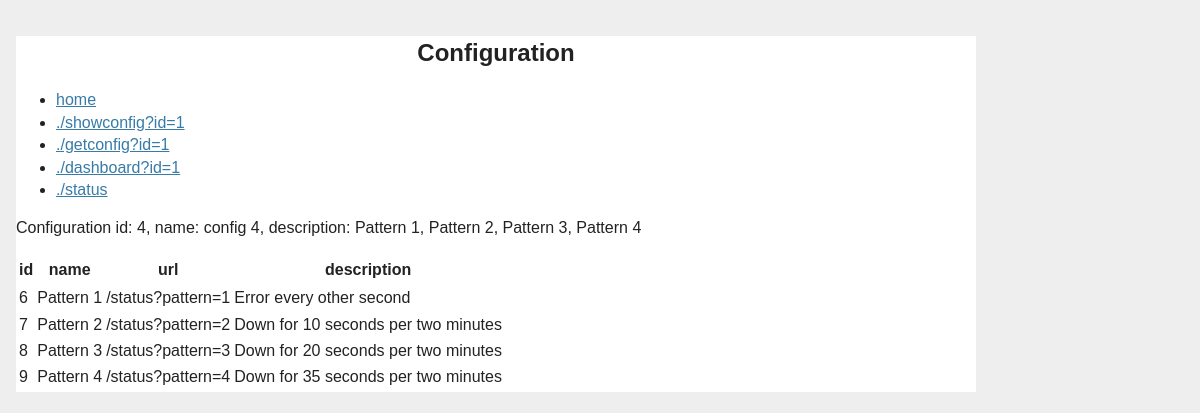
/showconfig?id=4, run on the app's committed database.
### tables this page shows
CREATE TABLE "configs" (
	`id`	INTEGER NOT NULL PRIMARY KEY AUTOINCREMENT UNIQUE,
	`name`	TEXT NOT NULL UNIQUE,
	`description`	TEXT
);

CREATE TABLE "lights" (
	`id`	INTEGER NOT NULL PRIMARY KEY AUTOINCREMENT UNIQUE,
	`name`	TEXT NOT NULL UNIQUE,
	`url`	TEXT NOT NULL,
	`freq`	INTEGER NOT NULL,
	`description`	TEXT
);

### __init__.py (the view)
@app.route('/showconfig')
def show_config():
    config_id = request.args.get('id')
    try:
        config = get_config(config_id)
        lights = get_lights(config_id)
        table = '<table><tr><th>id</th><th>name</th><th>url</th><th>description</th><tr>'
        for light in lights:
            table += '<tr><td>%s</td><td>%s</td><td>%s</td><td>%s</td></tr>' \
                     % (light['light_id'], light['light_name'], light['light_url'], light['light_desc'])
        table += '</table>\n'
        return render_template('config.html',
            config_id=config_id, config_name=config['name'], config_desc=config['description'], lights=table)
    except:
        return "error getting config"

### __init__.py (called while the page is built)
def get_db():
    db = getattr(g, '_database', None)
    if db is None:
        db = g._database = sqlite3.connect(DB)
    db.row_factory = sqlite3.Row
    return db

def query_db(query, args=(), one=False):
    cur = get_db().execute(query, args)
    rv = cur.fetchall()
    cur.close()
    return (rv[0] if rv else None) if one else rv	# ?

@app.teardown_appcontext
def close_connection(e):
    db = getattr(g, '_database', None)
    if db is not None:
        db.close()

def get_lights(config_id):
    query = (
        'SELECT c.id AS config_id, c.name AS config_name,'
        ' l.id AS light_id, l.name AS light_name, l.url AS light_url, l.freq AS light_freq,'
        ' l.description AS light_desc'
        ' FROM configs c, configs_lights cl, lights l'
        ' WHERE c.id = cl.id_config AND l.id = cl.id_light'
		' AND c.id = ?'
    )
    lights = query_db(query, [config_id]) # returns list of Row objects
    return lights

def get_config(id):
    query = (
        'SELECT id, name, description FROM configs WHERE id = ?'
    )
    return query_db(query, [id])[0]

### templates/config.html
{% extends "base-navbar.html" %}
{% block header %}
    <h2 style="text-align: center;">Configuration</h2>
{% endblock %}
{% block body %}
    <div id="configs">
        <p>Configuration id: {{ config_id }}, name: {{ config_name }}, description: {{ config_desc }}</p>
        {{ lights|safe }}
    </div>
{% endblock %}

### templates/base-navbar.html
{% extends "base.html" %}
{% block navbar %}
{% include "navbar.html" %}
{% endblock %}

### templates/base.html (shortened to what this page needs)
<!DOCTYPE html>
<html class="no-js" lang="">
  <head>
    <link rel="stylesheet" href="{{ url_for('static', filename='css/style.css') }}">
    <link rel="stylesheet" href="{{ url_for('static', filename='css/normalize.css') }}">
    <link rel="stylesheet" href="{{ url_for('static', filename='css/main.css') }}">
  </head>
  <body>
{% block header %}
{% endblock %}
{% block navbar %}
{% endblock %}
{% block body %}
{% endblock %}
  </body>
</html>

### templates/navbar.html
    <ul>
        <li><a href="./">home</a></li>
        <li><a href="./showconfig?id=1">./showconfig?id=1</a></li>
        <li><a href="./getconfig?id=1">./getconfig?id=1</a></li>
        <li><a href="./dashboard?id=1">./dashboard?id=1</a></li>
        <li><a href="./status">./status</a></li>
    </ul>

### static/css/style.css (style rules this page uses)
html { font-family: sans-serif; background: #eee; padding: 1rem; }
body { max-width: 960px; margin: 0 auto; background: white; }
a { color: #377ba8; }

### static/css/main.css (style rules this page uses)
html { color: #222; font-size: 1em; line-height: 1.4; }

### data on the page
configs: name "config 4", description "Pattern 1, Pattern 2, Pattern 3, Pattern 4"
lights: description "id name url description 6 Pattern 1 /status?pattern=1 Error every other second 7 Pattern 2 /status?pattern=2 Down for 10 seconds per two minutes 8 Pattern 3 /status?pattern=3 Down for 20 seconds per two minutes 9 Pattern 4 /status?pattern=4 Down for 35 seconds per two minutes"

### other printed values
{{ config_id }} "4"
